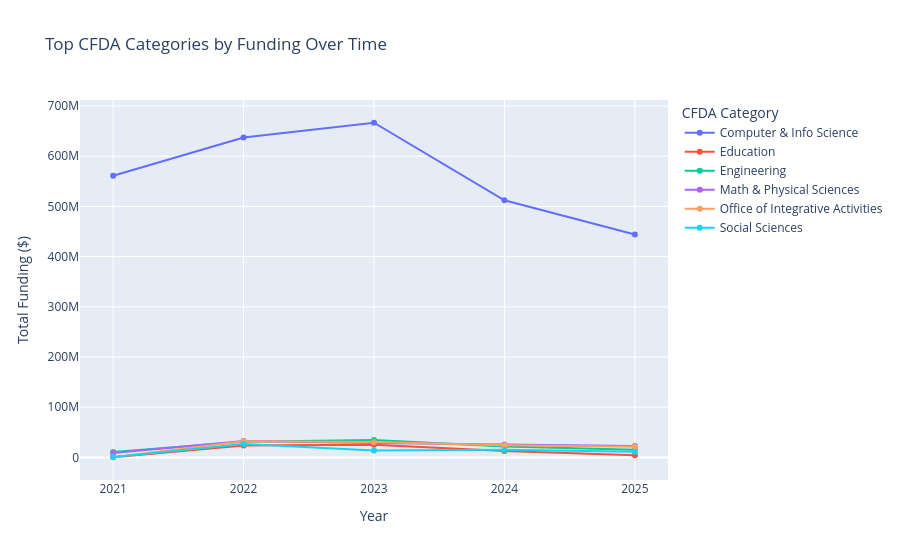

The notebook cell saved with this chart:
### Code cell
# ── Funding by CFDA category ──────────────────────────────────────────────────
df_cfda = df.copy()
df_cfda['cfda_split'] = df_cfda['cfda_num'].astype(str).str.split(',')
df_cfda = df_cfda.explode('cfda_split')
df_cfda['cfda_split'] = df_cfda['cfda_split'].str.strip()
df_cfda['cfda_split'] = df_cfda['cfda_split'].replace('47.070', '47.07')

cfda_names = {
    '47.07':  'Computer & Info Science',
    '47.049': 'Math & Physical Sciences',
    '47.050': 'Geosciences',
    '47.074': 'Biological Sciences',
    '47.075': 'Social Sciences',
    '47.076': 'Education',
    '47.079': 'STEM Education',
    '47.083': 'Office of Integrative Activities',
    '47.041': 'Engineering',
}
df_cfda['cfda_label'] = df_cfda['cfda_split'].map(cfda_names).fillna(df_cfda['cfda_split'])

cfda_year = df_cfda.groupby(['year', 'cfda_label'])['amount'].sum().reset_index()
top_cfda = (
    cfda_year.groupby('cfda_label')['amount']
    .sum().nlargest(6).index.tolist()
)

fig = px.line(
    cfda_year[cfda_year['cfda_label'].isin(top_cfda)],
    x='year', y='amount', color='cfda_label',
    title='Top CFDA Categories by Funding Over Time',
    labels={'amount': 'Total Funding ($)', 'year': 'Year', 'cfda_label': 'CFDA Category'},
    markers=True
)
save_fig(fig, '02_cfda_funding_trends')
fig.show()

### Figure 1 — Plotly figure (JSON) as saved in the notebook; plotly's stock layout.template omitted (floating-point values rounded to 4 significant figures)
{"data": [{"hovertemplate": "CFDA Category=Computer & Info Science<br>Year=%{x}<br>Total Funding ($)=%{y}<extra></extra>", "legendgroup": "Computer & Info Science", "line": {"color": "#636efa", "dash": "solid"}, "marker": {"symbol": "circle"}, "mode": "lines+markers", "name": "Computer & Info Science", "orientation": "v", "showlegend": true, "type": "scatter", "x": [2021, 2022, 2023, 2024, 2025], "xaxis": "x", "y": [561017315, 637115816, 666680671, 512143998, 444230740], "yaxis": "y"}, {"hovertemplate": "CFDA Category=Education<br>Year=%{x}<br>Total Funding ($)=%{y}<extra></extra>", "legendgroup": "Education", "line": {"color": "#EF553B", "dash": "solid"}, "marker": {"symbol": "circle"}, "mode": "lines+markers", "name": "Education", "orientation": "v", "showlegend": true, "type": "scatter", "x": [2021, 2022, 2023, 2024, 2025], "xaxis": "x", "y": [343000, 23667706, 25369044, 12786369, 4129225], "yaxis": "y"}, {"hovertemplate": "CFDA Category=Engineering<br>Year=%{x}<br>Total Funding ($)=%{y}<extra></extra>", "legendgroup": "Engineering", "line": {"color": "#00cc96", "dash": "solid"}, "marker": {"symbol": "circle"}, "mode": "lines+markers", "name": "Engineering", "orientation": "v", "showlegend": true, "type": "scatter", "x": [2021, 2022, 2023, 2024, 2025], "xaxis": "x", "y": [10827163, 30975176, 34935791, 21742163, 15165562], "yaxis": "y"}, {"hovertemplate": "CFDA Category=Math & Physical Sciences<br>Year=%{x}<br>Total Funding ($)=%{y}<extra></extra>", "legendgroup": "Math & Physical Sciences", "line": {"color": "#ab63fa", "dash": "solid"}, "marker": {"symbol": "circle"}, "mode": "lines+markers", "name": "Math & Physical Sciences", "orientation": "v", "showlegend": true, "type": "scatter", "x": [2021, 2022, 2023, 2024, 2025], "xaxis": "x", "y": [8640671, 32521553, 28481880, 25889799, 22974367], "yaxis": "y"}, {"hovertemplate": "CFDA Category=Office of Integrative Activities<br>Year=%{x}<br>Total Funding ($)=%{y}<extra></extra>", "legendgroup": "Office of Integrative Activities", "line": {"color": "#FFA15A", "dash": "solid"}, "marker": {"symbol": "circle"}, "mode": "lines+markers", "name": "Office of Integrative Activities", "orientation": "v", "showlegend": true, "type": "scatter", "x": [2021, 2022, 2023, 2024, 2025], "xaxis": "x", "y": [416000, 32197155, 30519047, 24438026, 21063623], "yaxis": "y"}, {"hovertemplate": "CFDA Category=Social Sciences<br>Year=%{x}<br>Total Funding ($)=%{y}<extra></extra>", "legendgroup": "Social Sciences", "line": {"color": "#19d3f3", "dash": "solid"}, "marker": {"symbol": "circle"}, "mode": "lines+markers", "name": "Social Sciences", "orientation": "v", "showlegend": true, "type": "scatter", "x": [2021, 2022, 2023, 2024, 2025], "xaxis": "x", "y": [1020470, 26763964, 13753119, 15051394, 11080371], "yaxis": "y"}], "layout": {"legend": {"title": {"text": "CFDA Category"}, "tracegroupgap": 0}, "title": {"text": "Top CFDA Categories by Funding Over Time"}, "xaxis": {"anchor": "y", "domain": [0, 1], "title": {"text": "Year"}}, "yaxis": {"anchor": "x", "domain": [0, 1], "title": {"text": "Total Funding ($)"}}}}
